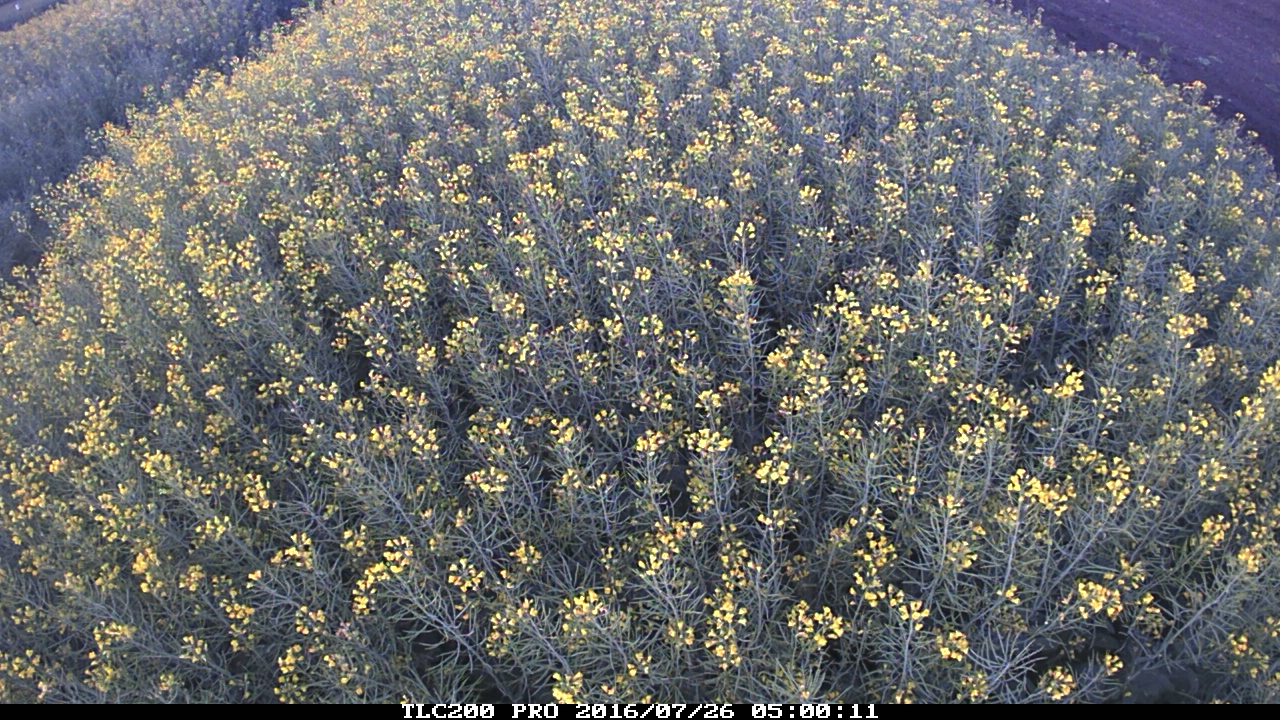
#> input picture Preprocess_data/1120_frame000001.jpg, 1280 x 720 px
$ python crop.py
#> lines starting #> are read from the running program, lines starting #| are printed output that depends on the picture
from PIL import Image,ImageFile
import numpy as np

ImageFile.LOAD_TRUNCATED_IMAGES = True

def crop_from_coordinates(coordinates,image):

    '''
    Given the coordinates, this function crops desired window from an image.
    :param:
        -coordinates: a tuple representing the coordinates.
        -image      : path to image.
    '''
#> called with coordinates = (140, 490), image = './1120_frame000001.jpg'

    img = Image.open(image)
#> img is the input picture: PIL image 1280x720 RGB; mean R, G, B 107.3, 108.7, 108.2

    # if(hasattr(img,'filename')):
    #     print(img.filename)
    #     save_as = 'cropped_'+img.filename+'.jpg'

    # Get the size of the image
    width, height = img.size
#> width = 1280; height = 720

    # As PIL assumes coordinate (0,0) starts from Top left corner, we need to readjust the coordiantes for our convenience. As X-axis is same we dont need to change it.

    X = coor[0]
    Y= height-coor[1]
#> Y = 230

    # Set the resolution of a fixed window which I will crop from each image. The X axis and Y axis of the resolution needs to be a multiple of size 224, because
    # for AlexNet I am planning to use batches of images as inputs where each batch comprises of image having size of 224*224.

    max_multiple_of_224_X = int((width - X)/224)
#> max_multiple_of_224_X = 5
    max_multiple_of_224_Y = int((height - Y) / 224)
#> max_multiple_of_224_Y = 2

    # This max multiples can also be used to determine the number of tiles that I want to divide the cropped image into.
    number_of_tiles = (max_multiple_of_224_X,max_multiple_of_224_Y)
#> number_of_tiles = (5, 2)

    max_border_X  = X + (224*max_multiple_of_224_X)
#> max_border_X = 1260
    max_border_Y =  Y + (224*max_multiple_of_224_Y)
#> max_border_Y = 678

    four_points = (X,Y,max_border_X,max_border_Y)
#> four_points = (140, 230, 1260, 678)

    box = coor
    cropped_image = img.crop(four_points)
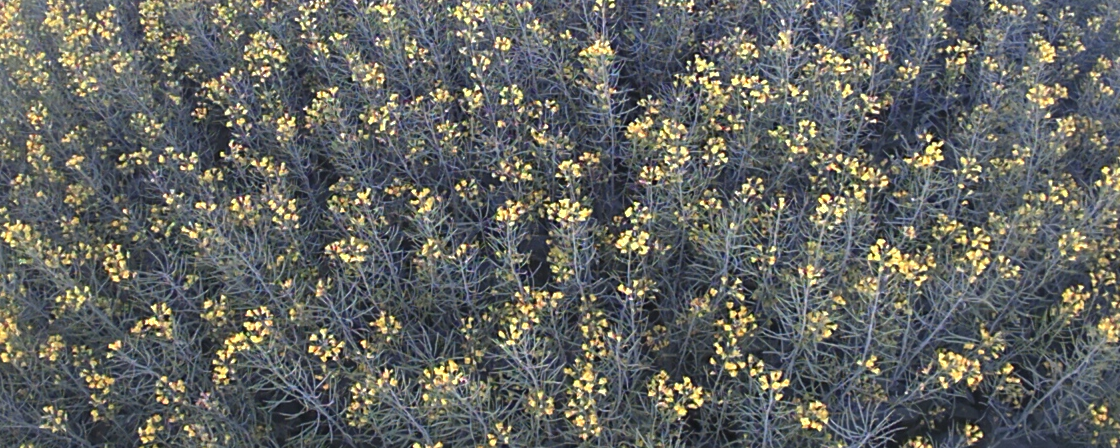
#> cropped_image: PIL image 1120x448 RGB; mean R, G, B 99.4, 101.7, 98.3
    cropped_image.save("dhiki.jpg")
    print(number_of_tiles)
#| (5, 2)


if __name__== "__main__":

    coor = (140,490)
    crop_from_coordinates(coor,"./1120_frame000001.jpg")

$ run again, with Preprocess_data/frame000003.jpg copied over Preprocess_data/1120_frame000001.jpg
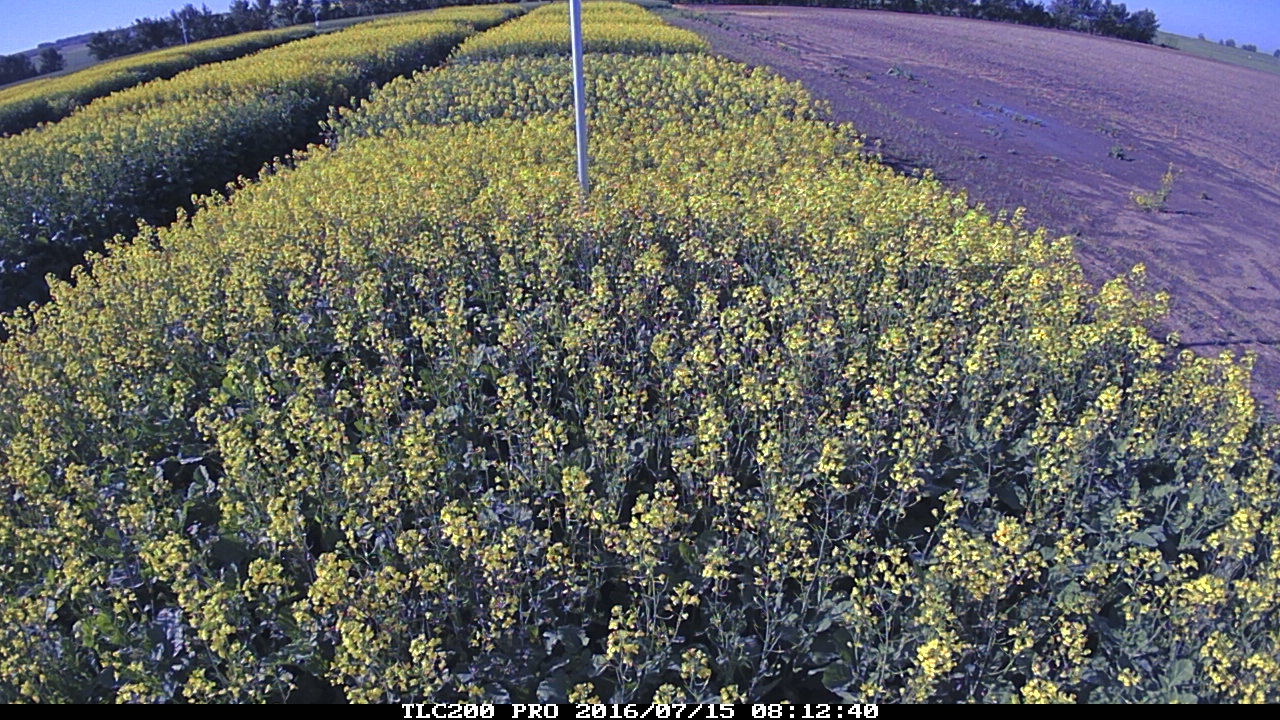
#> input picture Preprocess_data/frame000003.jpg, 1280 x 720 px
#> in crop_from_coordinates, img is the input picture: PIL image 1280x720 RGB; mean R, G, B 99.2, 100.3, 96.3
#> in crop_from_coordinates, `cropped_image = img.crop(four_points)`:
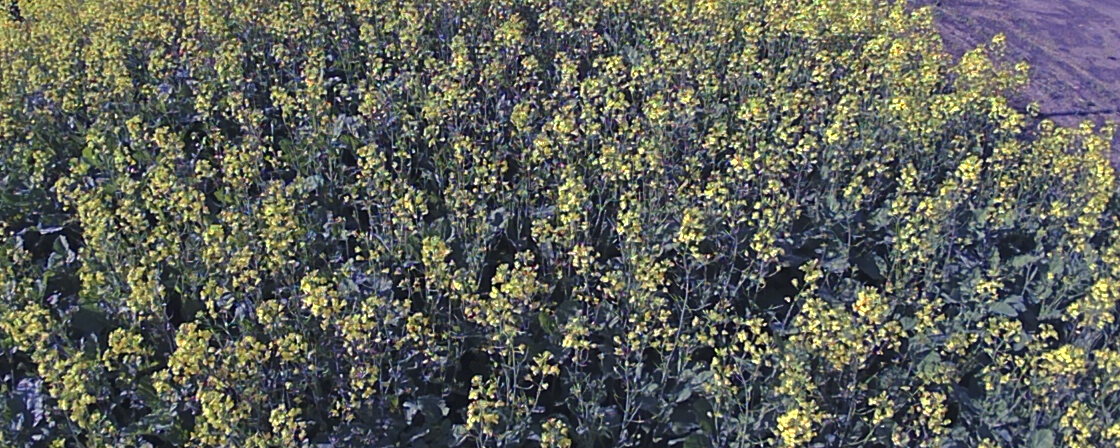
#> cropped_image: PIL image 1120x448 RGB; mean R, G, B 94.4, 97.2, 90.1
#| (5, 2)

$ run again, with Preprocess_data/dhiki.png saved as Preprocess_data/1120_frame000001.jpg
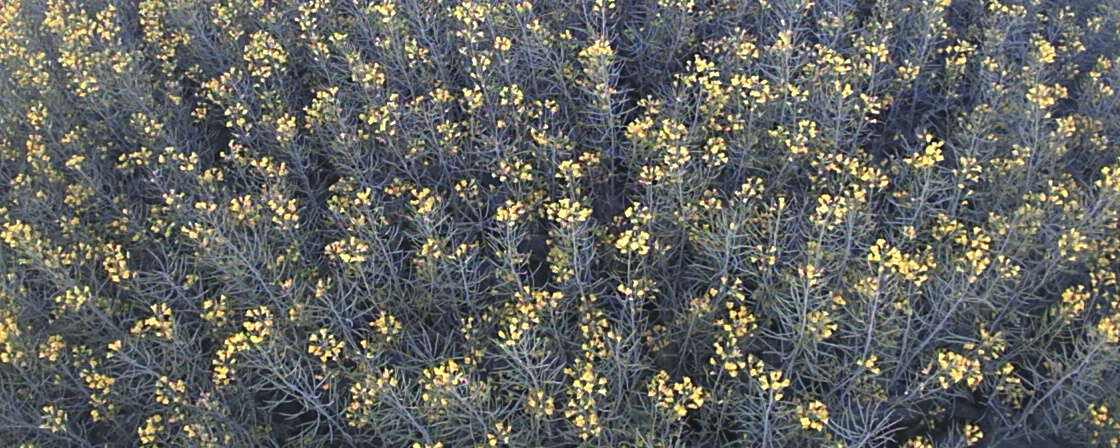
#> input picture Preprocess_data/dhiki.png, 1120 x 448 px
#> in crop_from_coordinates, img is the input picture: PIL image 1120x448 RGB; mean R, G, B 99.3, 101.6, 98.3
#> in crop_from_coordinates, `cropped_image = img.crop(four_points)`:
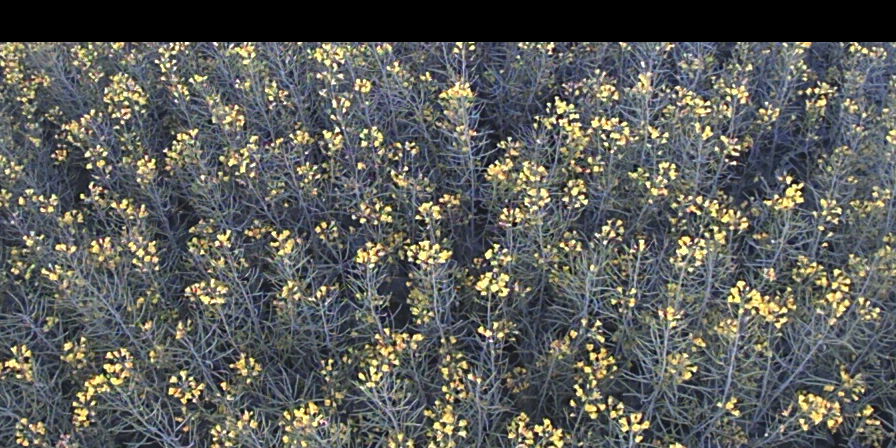
#> cropped_image: PIL image 896x448 RGB; mean R, G, B 90.9, 93, 90
#| (4, 2)
